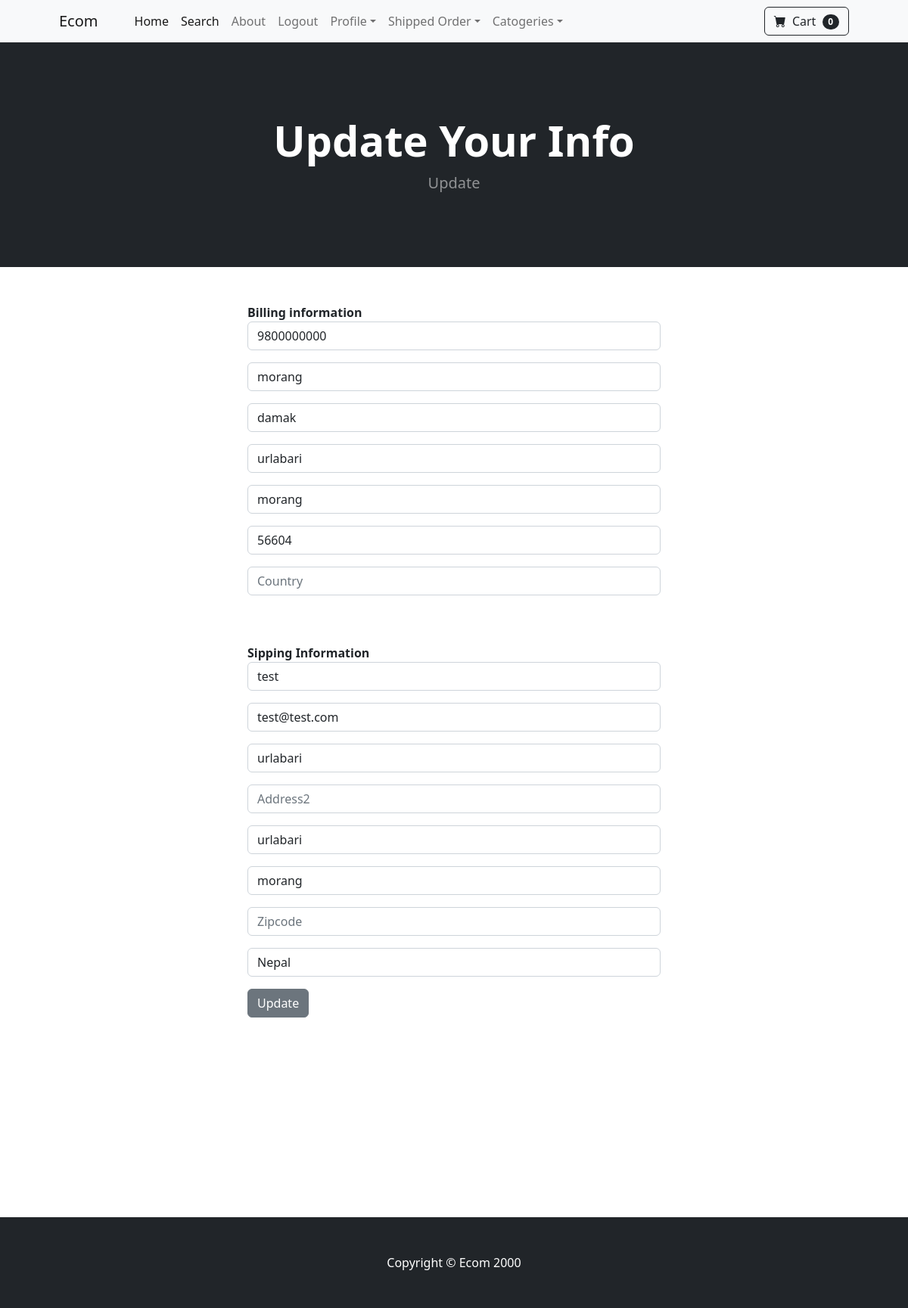
The page /update_info/ (signed in) on the database its author committed.
### store/models.py (models this page shows, shortened)
class Profile(models.Model):
    user = models.OneToOneField(User, on_delete=models.CASCADE)
    date_modified = models.DateTimeField(User, auto_now=True)
    phone = models.CharField(max_length=20,blank=True)
    address1  = models.CharField(max_length=200,blank=True)
    address2  = models.CharField(max_length=20,blank=True)
    city = models.CharField(max_length=20,blank=True)
    state = models.CharField(max_length=20,blank=True)
    zipcode = models.CharField(max_length=20,blank=True)
    country = models.CharField(max_length=20,blank=True)
    old_cart = models.CharField(max_length=20,blank=True, null = True)

### payment/models.py (models this page shows, shortened)
class ShippingAddress(models.Model):
    user = models.ForeignKey(User, on_delete=models.CASCADE, null=True, blank= True)
    shipping_full_name = models.CharField(max_length=255)
    shipping_email= models.CharField(max_length=255)
    shipping_address1= models.CharField(max_length=255)
    shipping_address2=models.CharField(max_length=255, null=True, blank= True)
    shipping_city=models.CharField(max_length=255)
    shipping_state= models.CharField(max_length=255,null=True, blank= True)
    shipping_zipcode = models.CharField(max_length=255,null=True, blank= True)
    shipping_country = models.CharField(max_length=255)
    class Meta:
        verbose_name_plural = "Shipping Address"

### store/views.py (the view)
# urls.py: path('update_info/',views.update_info, name = 'update_info'),
def update_info(request):
    if request.user.is_authenticated:
        current_user = Profile.objects.get(user__id= request.user.id)
        shipping_user = ShippingAddress.objects.get(user__id = request.user.id)
        form = UserInfoForm(request.POST or None, instance = current_user)
        shipping_form = ShippingFrom(request.POST or None, instance= shipping_user)
        if form.is_valid() or shipping_form.is_valid():
            form.save()
            shipping_form.save()
            messages.success(request, "Your info have been updated")
            return redirect('home')
        return render(request, 'update_info.html', {'form': form, 'shipping_form': shipping_form})
    else:
        messages.success(request, "You must be loggedIN to access that page")
        return redirect('home')

### store/forms.py
class UserInfoForm(forms.ModelForm):
    phone = forms.CharField(label="", widget=forms.TextInput(attrs={'class':'form-control', 'placeholder': 'Phone'}), required= False)
    address1  = forms.CharField(label="", widget=forms.TextInput(attrs={'class':'form-control', "placeholder": 'Address1'}), required= False)
    address2  = forms.CharField(label="", widget=forms.TextInput(attrs={'class':'form-control', "placeholder": 'Address2'}), required= False)
    city = forms.CharField(label="", widget=forms.TextInput(attrs={'class':'form-control', "placeholder": 'City'}), required= False)
    state = forms.CharField(label="", widget=forms.TextInput(attrs={'class':'form-control', "placeholder": 'State'}), required= False)
    zipcode = forms.CharField(label="", widget=forms.TextInput(attrs={'class':'form-control', "placeholder": 'Zip code'}), required= False)
    country = forms.CharField(label="", widget=forms.TextInput(attrs={'class':'form-control', "placeholder": 'Country'}), required= False)
    class Meta:
        model = Profile
        fields = ('phone', 'address1', 'address2', 'city', 'state', 'zipcode', 'country')

### cart/cart.py (called while the page is built)
    def __len__(self):
        return len(self.cart)

### cart/context_processor.py (called while the page is built)
def cart(request):
    return {'cart':Cart(request)}

### store/templates/update_info.html (shortened to what this page needs)
{% extends "base.html" %}
{% block content %}
    <header class="bg-dark py-5">
        <div class="container px-4 px-lg-5 my-5">
            <div class="text-center text-white">
                <h1 class="display-4 fw-bolder">Update Your Info</h1>
                <p class="lead fw-normal text-white-50 mb-0">Update</p>
            </div>
        </div>
    </header>
    <div class='container'>
        <div class="row">
                <div class="col-md-6 offset-md-3">
                    <br><br>
                    <strong>Billing information</strong>
                    <form method='POST' action = {% url 'update_info' %}>
                         {{ form.as_p }}
                         <br><br>
                         <strong>Sipping Information</strong><br>
                         {{ shipping_form.as_p }}
                         <button type="submit" class="btn btn-secondary" >Update</button>
                      <br>
                    <br><br>
                    <br><br>
                    <br><br>
                    <br><br>
                    <br><br>
                </div>
        </div>
    </div>
{% endblock %}

### rows shown on the page
Profile: phone "9800000000", address1 "morang", address2 "damak", city "urlabari", state "morang", zipcode "56604"
ShippingAddress: shipping_full_name "test", shipping_email "test@test.com", shipping_address1 "urlabari", shipping_city "urlabari", shipping_state "morang", shipping_country "Nepal"

### other values the page prints
{{ cart|length }} "0"
